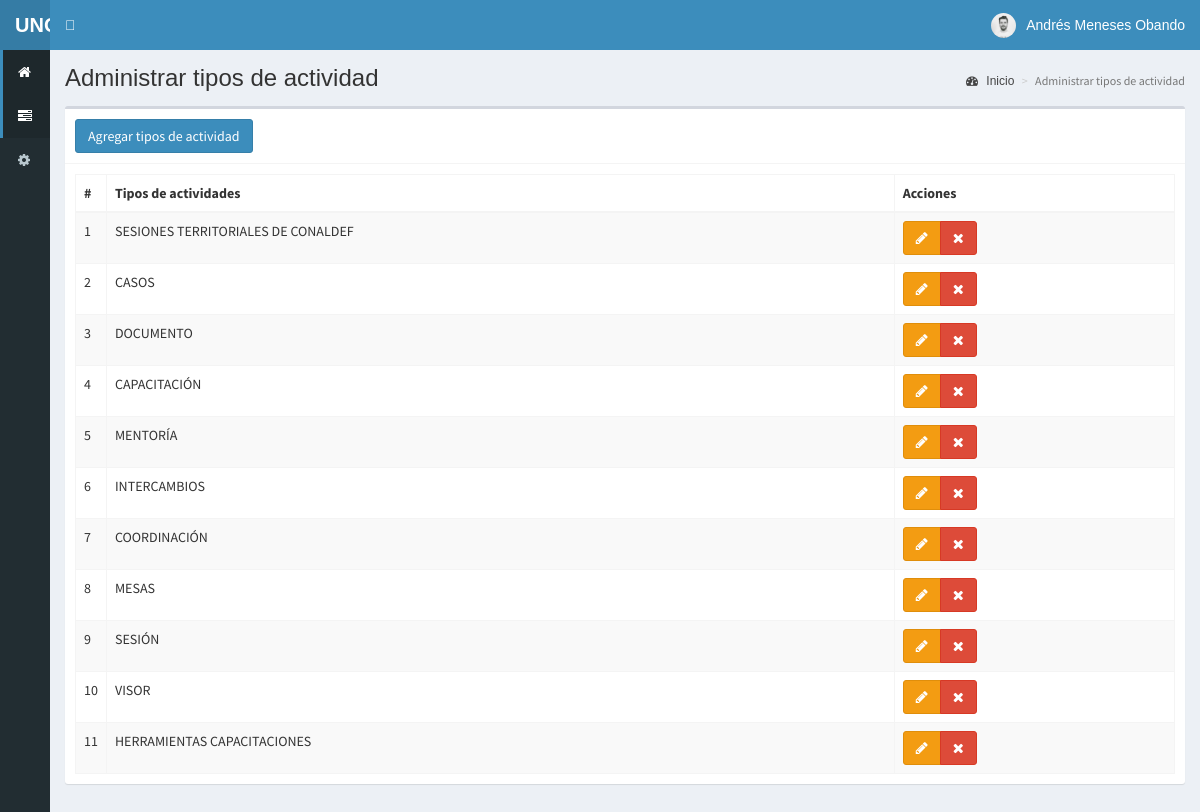
/tipos (signed in), run on the app's committed database.
### tables this page shows
CREATE TABLE `tipos` (
  `id` int(11) NOT NULL,
  `tipo` text NOT NULL,
  `fecha` timestamp NOT NULL DEFAULT current_timestamp() ON UPDATE current_timestamp()
);

### controladores/plantilla.controlador.php (called while the page is built)
<?php
class ControladorPlantilla{
	static public function ctrPlantilla(){
		include "vistas/plantilla.php";
	}
}

### index.php (called while the page is built, shortened)
<?php
require_once "controladores/plantilla.controlador.php";
require_once "controladores/actividades.controlador.php";
require_once "controladores/tipos.controlador.php";
require_once "modelos/tipos.modelo.php";
$plantilla = new ControladorPlantilla();
$plantilla -> ctrPlantilla();

### controladores/tipos.controlador.php (called while the page is built, shortened)
<?php
class ControladorTipos{
	static public function ctrMostrarTipos($item, $valor){
		$tabla = "tipos";
		$respuesta = ModeloTipos::mdlMostrarTipos($tabla, $item, $valor);
		return $respuesta;
	}
}

### modelos/conexion.php (called while the page is built)
<?php
class Conexion {
	static public function conectar() {
		try {
			$link = new PDO("mysql:host=127.0.0.1;port=3306;dbname=testsegoliamb",
			                "root",
			                "");
			$link->exec("set names utf8");
			return $link;
		} catch (PDOException $e) {
			echo "Error de conexión: " . $e->getMessage();
			return null;
		}
	}
}

### modelos/tipos.modelo.php (called while the page is built, shortened)
<?php
require_once "conexion.php";
class ModeloTipos{
	static public function mdlMostrarTipos($tabla, $item, $valor){
		if($item != null){
			$stmt = Conexion::conectar()->prepare("SELECT * FROM $tabla WHERE $item = :$item");
			$stmt -> bindParam(":".$item, $valor, PDO::PARAM_STR);
			$stmt -> execute();
			return $stmt -> fetch();
		}else{
			$stmt = Conexion::conectar()->prepare("SELECT * FROM $tabla");
			$stmt -> execute();
			return $stmt -> fetchAll();
		}
	}
}

### vistas/modulos/tipos.php (the view, shortened to what this page needs)
<div class="content-wrapper">
  <section class="content-header">
    <h1>
      Administrar tipos de actividad
    </h1>
    <ol class="breadcrumb">
      <li><a href="inicio"><i class="fa fa-dashboard"></i> Inicio</a></li>
      <li class="active">Administrar tipos de actividad</li>
    </ol>
  </section>
  <section class="content">
    <div class="box">
      <div class="box-header with-border">
        <button class="btn btn-primary" data-toggle="modal" data-target="#modalAgregarTipo">
          Agregar tipos de actividad
        </button>
      </div>
      <div class="box-body">
       <table class="table table-bordered table-striped dt-responsive tablas" width="100%">
        <thead>
         <tr>
           <th style="width:10px">#</th>
           <th>Tipos de actividades</th>
           <th>Acciones</th>
         </tr>
        </thead>
        <tbody>
        <?php
          $item = null;
          $valor = null;
          $tipos = ControladorTipos::ctrMostrarTipos($item, $valor);
          foreach ($tipos as $key => $value) {
            echo ' <tr>
                    <td>'.($key+1).'</td>
                    <td class="text-uppercase">'.$value["tipo"].'</td>
                    <td>
                      <div class="btn-group">
                        <button class="btn btn-warning btnEditarTipo" id="'.$value["id"].'" data-toggle="modal" data-target="#modalEditarTipo"><i class="fa fa-pencil"></i></button>';
                        if($_SESSION["perfil"] == "Administrador"){
                          echo '<button class="btn btn-danger btnEliminarTipo" id="'.$value["id"].'"><i class="fa fa-times"></i></button>';
                        }
                      echo '</div>
                    </td>
                  </tr>';
          }
        ?>
        </tbody>
       </table>
      </div>
    </div>
  </section>
</div>

### vistas/plantilla.php (style rules this page uses)
p, h1, h2, h3, h4, a, span { font-family: 'MiFuente', Arial, sans-serif !important; }

### data on the page
tipos: tipo "SESIONES TERRITORIALES DE CONALDEF"
tipos: tipo "CASOS"
tipos: tipo "DOCUMENTO"
tipos: tipo "CAPACITACIÓN"
tipos: tipo "MENTORÍA"
tipos: tipo "INTERCAMBIOS"
tipos: tipo "COORDINACIÓN"
tipos: tipo "MESAS"
tipos: tipo "SESIÓN"
tipos: tipo "VISOR"
tipos: tipo "HERRAMIENTAS CAPACITACIONES"

### other printed values
$_SESSION["nombre"] "Andrés Meneses Obando"
